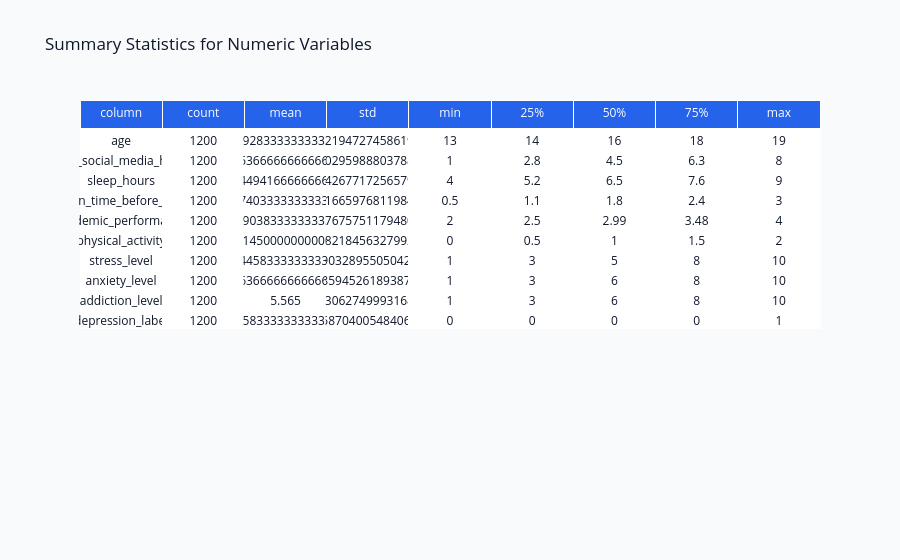

Notebook code cell kept with this figure:
### Markdown cell above
## Summary Statistics for Numeric Variables

Descriptive statistics (mean, median, std, min, max) for all numeric columns, highlighting central tendency and dispersion in mental health and lifestyle indicators.

### Code cell
table_df = df.describe(include="number").transpose().reset_index().rename(columns={"index": "column"})
_display_plotly_table(table_df, 'Summary Statistics for Numeric Variables')

### Figure 1 — Plotly figure (JSON) as saved in the notebook; plotly's stock layout.template omitted (floating-point values rounded to 4 significant figures)
{"data": [{"cells": {"fill": {"color": "white"}, "values": [["age", "daily_social_media_hours", "sleep_hours", "screen_time_before_sleep", "academic_performance", "physical_activity", "stress_level", "anxiety_level", "addiction_level", "depression_label"], [1200, 1200, 1200, 1200, 1200, 1200, 1200, 1200, 1200, 1200], [15.93, 4.537, 6.449, 1.74, 2.99, 1.015, 5.446, 5.637, 5.565, 0.02583], [2.022, 2.03, 1.443, 0.7167, 0.5768, 0.5822, 2.903, 2.859, 2.831, 0.1587], [13, 1, 4, 0.5, 2, 0, 1, 1, 1, 0], [14, 2.8, 5.2, 1.1, 2.5, 0.5, 3, 3, 3, 0], [16, 4.5, 6.5, 1.8, 2.99, 1, 5, 6, 6, 0], [18, 6.3, 7.6, 2.4, 3.48, 1.5, 8, 8, 8, 0], [19, 8, 9, 3, 4, 2, 10, 10, 10, 1]]}, "header": {"fill": {"color": "#2563EB"}, "font": {"color": "white"}, "values": ["column", "count", "mean", "std", "min", "25%", "50%", "75%", "max"]}, "type": "table"}], "layout": {"font": {"color": "#0F172A"}, "paper_bgcolor": "#F8FAFC", "title": {"text": "Summary Statistics for Numeric Variables"}}}
